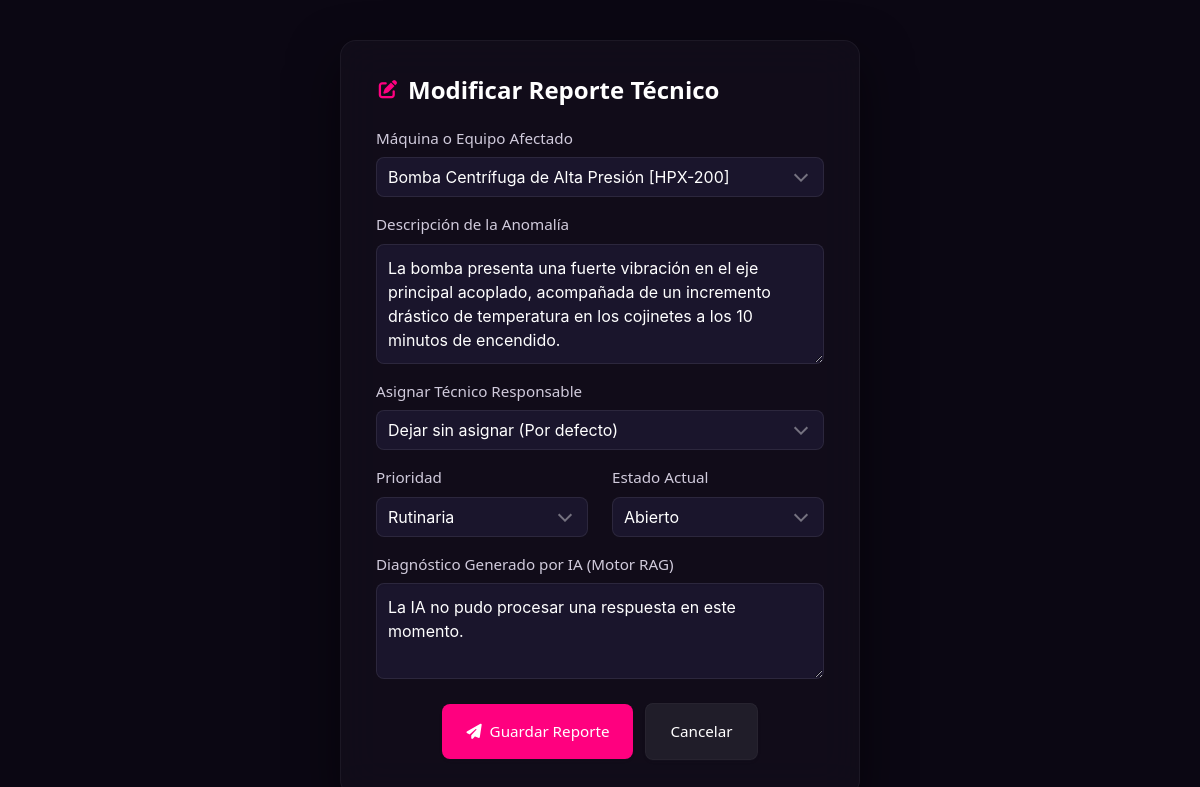
Screenshot of /editar_reporte.php?id=1 with the database file from the repository.
### tables this page shows
CREATE TABLE `reportes_fallas` (
  `id` int(11) NOT NULL,
  `equipo_id` int(11) NOT NULL,
  `usuario_id` int(11) NOT NULL,
  `tecnico_id` int(11) DEFAULT NULL,
  `descripcion_falla` text NOT NULL,
  `foto_evidencia` varchar(255) DEFAULT NULL,
  `diagnostico_ia` text DEFAULT NULL,
  `prioridad` enum('Rutinaria','Urgente','Crítica') DEFAULT 'Rutinaria',
  `estado` enum('Abierto','Resuelto') DEFAULT 'Abierto',
  `sugerencia_efectiva` tinyint(1) DEFAULT NULL,
  `creado_en` timestamp NOT NULL DEFAULT current_timestamp()
);

CREATE TABLE `equipos` (
  `id` int(11) NOT NULL,
  `nombre` varchar(100) NOT NULL,
  `modelo` varchar(100) NOT NULL,
  `marca` varchar(100) NOT NULL,
  `archivo_manual` varchar(255) NOT NULL,
  `creado_en` timestamp NOT NULL DEFAULT current_timestamp()
);

### editar_reporte.php (the view, shortened to what this page needs)
<?php
require_once 'config/conexion.php';
$id = $_GET['id'];
$query_reporte = "SELECT * FROM reportes_fallas WHERE id = :id";
$stmt_reporte = $pdo->prepare($query_reporte);
$stmt_reporte->execute(['id' => $id]);
$reporte = $stmt_reporte->fetch();
$equipos = $pdo->query("SELECT id, nombre, marca, modelo FROM equipos ORDER BY nombre ASC")->fetchAll();
?>
<!DOCTYPE html>
<html lang="es">
<head>
    <link rel="stylesheet" href="https://cdn.jsdelivr.net/npm/bulma@1.0.4/css/bulma.min.css">
    <link rel="stylesheet" href="https://cdnjs.cloudflare.com/ajax/libs/font-awesome/6.4.0/css/all.min.css">
</head>
<body>
    <div id="gan-canvas-container"></div>
    <div class="main-wrapper">
        <div class="box custom-card">
            <h1 class="title is-4 has-text-white mb-5 is-flex is-align-items-center">
                <span class="icon theme-accent-text mr-2" style="font-size: 1.15rem;">
                    <i class="fa-solid fa-pen-to-square"></i>
                </span>
                Modificar Reporte Técnico
            </h1>
            <form action="" method="POST">
                <div class="field mb-4">
                    <label class="label">Máquina o Equipo Afectado</label>
                    <div class="control">
                        <div class="select is-fullwidth">
                            <select name="equipo_id" required>
                                <?php foreach ($equipos as $eq): ?>
                                    <option value="<?php echo $eq['id']; ?>" <?php echo ($eq['id'] == $reporte['equipo_id']) ? 'selected' : ''; ?>>
                                        <?php echo htmlspecialchars($eq['nombre'] . ' [' . $eq['modelo'] . ']'); ?>
                                    </option>
                                <?php endforeach; ?>
                            </select>
                        </div>
                    </div>
                </div>
                <div class="field mb-4">
                    <label class="label">Descripción de la Anomalía</label>
                    <div class="control">
                        <textarea class="textarea" name="descripcion_falla" rows="4" required><?php echo htmlspecialchars($reporte['descripcion_falla']); ?></textarea>
                    </div>
                </div>
                <div class="field mb-4">
                    <label class="label">Asignar Técnico Responsable</label>
                    <div class="control">
                        <div class="select is-fullwidth">
                            <select name="tecnico_id">
                                <option value="">Dejar sin asignar (Por defecto)</option>
                            </select>
                        </div>
                    </div>
                </div>
                <div class="columns mb-0">
                    <div class="column is-6 pb-0">
                        <div class="field mb-4">
                            <label class="label">Prioridad</label>
                            <div class="control">
                                <div class="select is-fullwidth">
                                    <select name="prioridad" required>
                                        <option value="Rutinaria" <?php echo ($reporte['prioridad'] === 'Rutinaria') ? 'selected' : ''; ?>>Rutinaria</option>
                                    </select>
                                </div>
                            </div>
                        </div>
                    </div>
                    <div class="column is-6 pb-0">
                        <div class="field mb-4">
                            <label class="label">Estado Actual</label>
                            <div class="control">
                                <div class="select is-fullwidth">
                                    <select name="estado" required>
                                        <option value="Abierto" <?php echo ($reporte['estado'] === 'Abierto') ? 'selected' : ''; ?>>Abierto</option>
                                    </select>
                                </div>
                            </div>
                        </div>
                    </div>
                </div>
                <div class="field mb-4">
                    <label class="label">Diagnóstico Generado por IA (Motor RAG)</label>
                    <div class="control">
                        <textarea class="textarea" name="diagnostico_ia" rows="3"><?php echo htmlspecialchars($reporte['diagnostico_ia'] ?? ''); ?></textarea>
                    </div>
                </div>
                <div class="field mt-5">
                    <div class="control buttons is-centered">
                        <button type="submit" class="button theme-accent-bg px-5 py-4" style="font-size: 0.95rem;">
                            <i class="fa-solid fa-paper-plane mr-2"></i> Guardar Reporte
                        </button>
                        <a href="javascript:history.back();" class="button btn-regresar px-5 py-4" style="font-size: 0.95rem;">
                            Cancelar
                        </a>
                    </div>
                </div>
            </form>
        </div>
    </div>
</body>
</html>

### editar_reporte.php (style rules this page uses)
body { background-color: #0b0713; min-height: 100vh; margin: 0; display: flex; align-items: center; justify-content: center; font-family: system-ui, -apple-system, BlinkMacSystemFont, 'Segoe UI', Roboto, sans-serif; padding: 40px 20px; }
#gan-canvas-container { position: fixed; top: 0; left: 0; width: 100%; height: 100%; z-index: 1; pointer-events: none; opacity: 0.35; }
.main-wrapper { position: relative; z-index: 2; width: 100%; max-width: 520px; }
.custom-card { background-color: rgba(19, 14, 27, 0.82) !important; backdrop-filter: blur(20px); -webkit-backdrop-filter: blur(20px); border: 1px solid rgba(255, 255, 255, 0.05); border-radius: 16px; padding: 35px !important; box-shadow: 0 20px 50px rgba(0, 0, 0, 0.5); }
.input, .textarea, .select select { background-color: #1a152c !important; border: 1px solid rgba(255, 255, 255, 0.08) !important; color: #fff !important; border-radius: 8px !important; transition: all 0.3s ease; }
.select select option { background-color: #130e1b !important; color: #fff !important; }
.input::placeholder, .textarea::placeholder { color: rgba(255, 255, 255, 0.2) !important; }
.label { color: #d1cbdc !important; font-weight: 500; font-size: 0.95rem; margin-bottom: 0.5rem; }
.select:not(.is-multiple):not(.is-loading)::after { border-color: rgba(255, 255, 255, 0.4) !important; }
:root { --dynamic-core-color: #ff007f; }
.theme-accent-text { color: var(--dynamic-core-color) !important; }
.theme-accent-bg { background-color: var(--dynamic-core-color) !important; color: #fff !important; font-weight: 500; border-radius: 8px !important; border: none !important; transition: opacity 0.2s ease; }
.btn-regresar { background-color: rgba(255, 255, 255, 0.07) !important; color: #ffffff !important; border: 1px solid rgba(255, 255, 255, 0.03) !important; border-radius: 8px !important; font-weight: 500; transition: background-color 0.2s ease, opacity 0.2s ease; }

### rows the page displays
reportes_fallas: equipo_id "Bomba Centrífuga de Alta Presión [HPX-200]", descripcion_falla "La bomba presenta una fuerte vibración en el eje principal acoplado, acompañada de un incremento drástico de temperatura en los cojinetes a los 10 minutos de encendido.", prioridad "Rutinaria", estado "Abierto", diagnostico_ia "La IA no pudo procesar una respuesta en este momento."
